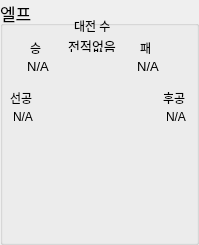
     <widget class="QGroupBox" name="groupBox_13">
      <property name="geometry">
       <rect>
        <x>0</x>
        <y>90</y>
        <width>199</width>
        <height>245</height>
       </rect>
      </property>
      <property name="font">
       <font>
        <pointsize>13</pointsize>
       </font>
      </property>
      <property name="title">
       <string>엘프</string>
      </property>
      <widget class="QLabel" name="label_8">
       <property name="geometry">
        <rect>
         <x>74</x>
         <y>20</y>
         <width>56</width>
         <height>12</height>
        </rect>
       </property>
       <property name="font">
        <font>
         <pointsize>9</pointsize>
        </font>
       </property>
       <property name="text">
        <string>대전 수</string>
       </property>
      </widget>
      <widget class="QLabel" name="ElfVSCount">
       <property name="geometry">
        <rect>
         <x>64</x>
         <y>40</y>
         <width>56</width>
         <height>12</height>
        </rect>
       </property>
       <property name="font">
        <font>
         <pointsize>10</pointsize>
        </font>
       </property>
       <property name="text">
        <string>전적없음</string>
       </property>
       <property name="alignment">
        <set>Qt::AlignCenter</set>
       </property>
      </widget>
      <widget class="QLabel" name="label_10">
       <property name="geometry">
        <rect>
         <x>30</x>
         <y>40</y>
         <width>21</width>
         <height>16</height>
        </rect>
       </property>
       <property name="font">
        <font>
         <pointsize>9</pointsize>
        </font>
       </property>
       <property name="text">
        <string>승</string>
       </property>
      </widget>
      <widget class="QLabel" name="label_11">
       <property name="geometry">
        <rect>
         <x>140</x>
         <y>40</y>
         <width>21</width>
         <height>16</height>
        </rect>
       </property>
       <property name="font">
        <font>
         <pointsize>9</pointsize>
        </font>
       </property>
       <property name="text">
        <string>패</string>
       </property>
      </widget>
      <widget class="QLabel" name="ElfWinCount">
       <property name="geometry">
        <rect>
         <x>10</x>
         <y>60</y>
         <width>56</width>
         <height>12</height>
        </rect>
       </property>
       <property name="font">
        <font>
         <pointsize>10</pointsize>
        </font>
       </property>
       <property name="text">
        <string>N/A</string>
       </property>
       <property name="alignment">
        <set>Qt::AlignCenter</set>
       </property>
      </widget>
      <widget class="QLabel" name="ElfLoseCount">
       <property name="geometry">
        <rect>
         <x>120</x>
         <y>60</y>
         <width>56</width>
         <height>12</height>
        </rect>
       </property>
       <property name="font">
        <font>
         <pointsize>10</pointsize>
        </font>
       </property>
       <property name="text">
        <string>N/A</string>
       </property>
       <property name="alignment">
        <set>Qt::AlignCenter</set>
       </property>
      </widget>
      <widget class="QWidget" name="verticalLayoutWidget_4">
       <property name="geometry">
        <rect>
         <x>13</x>
         <y>80</y>
         <width>171</width>
         <height>161</height>
        </rect>
       </property>
       <layout class="QVBoxLayout" name="ElfLayout"/>
      </widget>
      <widget class="QLabel" name="label_25">
       <property name="geometry">
        <rect>
         <x>10</x>
         <y>90</y>
         <width>31</width>
         <height>16</height>
        </rect>
       </property>
       <property name="font">
        <font>
         <pointsize>9</pointsize>
        </font>
       </property>
       <property name="text">
        <string>선공</string>
       </property>
      </widget>
      <widget class="QLabel" name="ElfFirst">
       <property name="geometry">
        <rect>
         <x>6</x>
         <y>109</y>
         <width>34</width>
         <height>16</height>
        </rect>
       </property>
       <property name="font">
        <font>
         <pointsize>9</pointsize>
        </font>
       </property>
       <property name="text">
        <string>N/A</string>
       </property>
       <property name="alignment">
        <set>Qt::AlignCenter</set>
       </property>
      </widget>
      <widget class="QLabel" name="label_30">
       <property name="geometry">
        <rect>
         <x>163</x>
         <y>90</y>
         <width>31</width>
         <height>16</height>
        </rect>
       </property>
       <property name="font">
        <font>
         <pointsize>9</pointsize>
        </font>
       </property>
       <property name="text">
        <string>후공</string>
       </property>
      </widget>
      <widget class="QLabel" name="ElfSecond">
       <property name="geometry">
        <rect>
         <x>159</x>
         <y>109</y>
         <width>34</width>
         <height>16</height>
        </rect>
       </property>
       <property name="font">
        <font>
         <pointsize>9</pointsize>
        </font>
       </property>
       <property name="text">
        <string>N/A</string>
       </property>
       <property name="alignment">
        <set>Qt::AlignCenter</set>
       </property>
      </widget>
     </widget>
